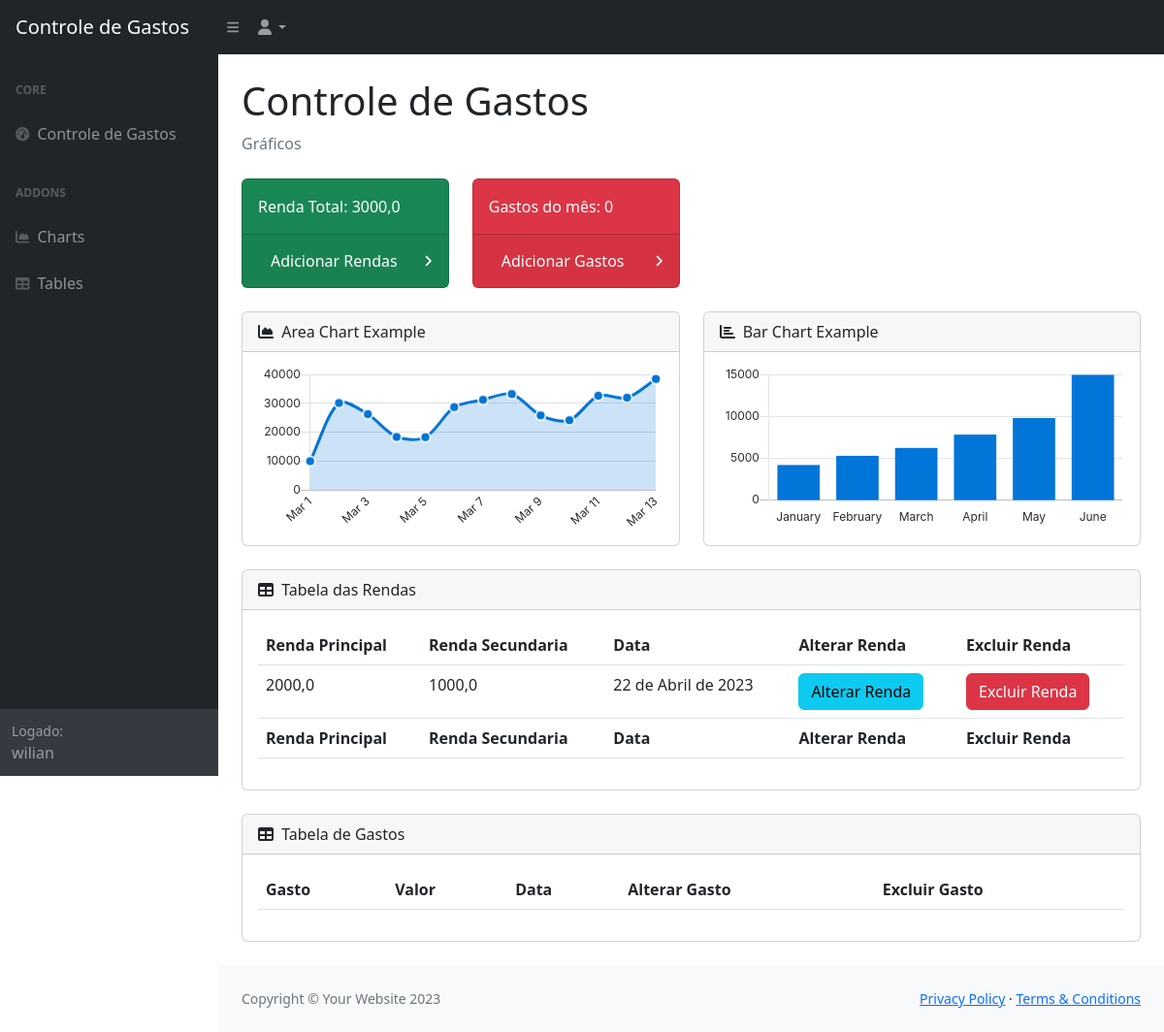
Before: /index/ (signed in) with the older database file.
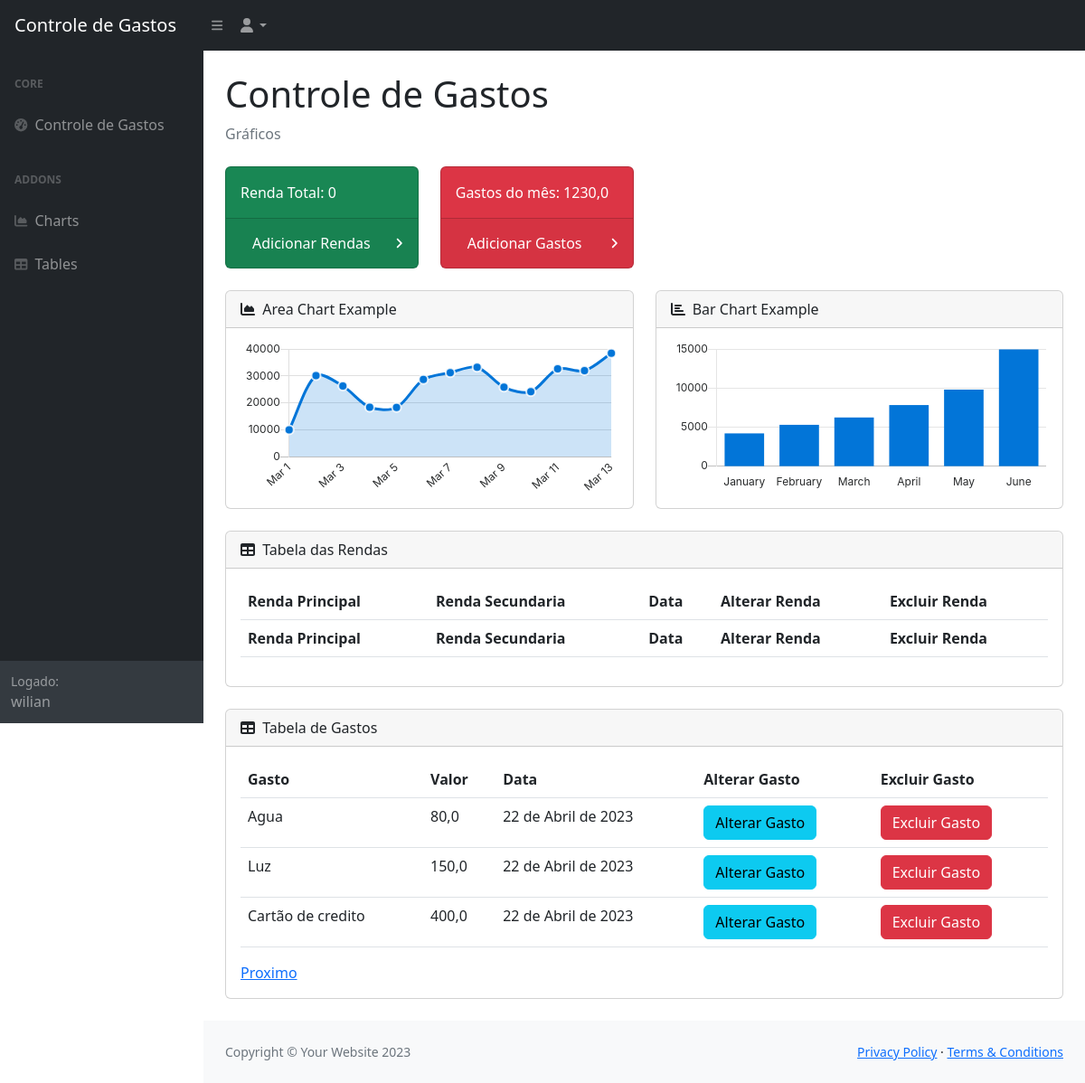
After: the same page with the newer database file.
### app_core/models.py (models this page shows, shortened)
class Usuario(models.Model):
    nome = models.CharField(max_length=50)
    email = models.EmailField()
    senha = models.CharField(max_length=60)
    renda_total = models.FloatField(default=0)
    class Meta:
        verbose_name = 'Usuario'
        verbose_name_plural = 'Usuarios'

class Rendas(models.Model):
    renda_principal = models.FloatField()
    renda_secundaria = models.FloatField(default=0)
    data = models.DateField(default=datetime.today())
    usuario = models.ForeignKey(Usuario, on_delete=models.CASCADE)
    class Meta:
        verbose_name = 'Renda'
        verbose_name_plural = 'Rendas'

class Gastos(models.Model):
    gasto = models.CharField(max_length=80)
    valor = models.FloatField()
    data = models.DateField(default=datetime.today())
    usuario = models.ForeignKey(Usuario, on_delete=models.CASCADE)
    class Meta:
        verbose_name = 'Gasto'
        verbose_name_plural = 'Gastos'

### app_core/views.py (the view)
# urls.py: path('index/', views.index, name='index'),
def index(request):
    if request.session.get('usuario'):
        usuario_logado = request.session.get('usuario')
        usuario = Usuario.objects.get(id=request.session['usuario'])
        rendas = Rendas.objects.filter(usuario=request.session['usuario'])
        renda_total = 0
        for renda in rendas:
            renda_total += renda.renda_principal
            renda_total += renda.renda_secundaria
        usuario.renda_total = renda_total
        usuario.save()
        form_renda = AdicionarRenda()
        form_renda.fields['usuario'].initial = request.session['usuario']
        gastos = Gastos.objects.filter(usuario=request.session['usuario'])
        mes_atual = datetime.today().month
        gasto_mes = 0
        for gasto in gastos:
            if gasto.data.month == mes_atual:
                gasto_mes += gasto.valor
        form_gasto = AdicionarGasto()
        form_gasto.fields['usuario'].initial = request.session['usuario']
        gasto_paginator = Paginator(gastos, 3)
        page_num_gasto = request.GET.get('page')
        page_gasto = gasto_paginator.get_page(page_num_gasto)
        return render(request, 'index.html', {'usuario_logado': usuario_logado,
                                              'usuario': usuario,
                                              'form_renda': form_renda,
                                              'rendas': rendas,
                                              'gastos': gastos,
                                              'form_gasto': form_gasto,
                                              'gasto_mes': gasto_mes,
                                              'page_gasto': page_gasto
        })
    else:
        redirect('/login/')

### app_core/templates/index.html (shortened to what this page needs)
{% extends 'base.html' %}
{% load static %}
{% block 'class_body' %}class="sb-nav-fixed"{% endblock 'class_body' %}
{% block 'conteudo' %}
        {% include 'menu.html' %}
        <div id="layoutSidenav">
                {% include 'lateral_menu.html' %}
            <div id="layoutSidenav_content">
                <main>
                    <div class="container-fluid px-4">
                        <h1 class="mt-4">Controle de Gastos</h1>
                        <ol class="breadcrumb mb-4">
                            <li class="breadcrumb-item active">Gráficos</li>
                        </ol>
                        <div class="row">
                            <div class="col-xl-3 col-md-6">
                                <div class="card bg-success text-white mb-4">
                                    <div class="card-body">Renda Total: {{usuario.renda_total}} </div>
                                    <div class="card-footer d-flex align-items-center justify-content-between">
                                        <a class="btn text-white stretched-link" data-bs-toggle="modal" data-bs-target="#modalAdicionarRenda">Adicionar Rendas</a>
                                        <div class="small text-white"><i class="fas fa-angle-right"></i></div>
                                    </div>
                                </div>
                            </div>
                            <div class="col-xl-3 col-md-6">
                                <div class="card bg-danger text-white mb-4">
                                    <div class="card-body">Gastos do mês: {{gasto_mes}} </div>
                                    <div class="card-footer d-flex align-items-center justify-content-between">
                                        <a class="btn text-white stretched-link" data-bs-toggle="modal" data-bs-target="#modalAdicionarGasto">Adicionar Gastos</a>
                                        <div class="small text-white "><i class="fas fa-angle-right"></i></div>
                                    </div>
                                </div>
                            </div>
                        </div>
                        <div class="row">
                            <div class="col-xl-6">
                                <div class="card mb-4">
                                    <div class="card-header">
                                        <i class="fas fa-chart-area me-1"></i>
                                        Area Chart Example
                                    </div>
                                    <div class="card-body"><canvas id="myAreaChart" width="100%" height="40"></canvas></div>
                                </div>
                            </div>
                            <div class="col-xl-6">
                                <div class="card mb-4">
                                    <div class="card-header">
                                        <i class="fas fa-chart-bar me-1"></i>
                                        Bar Chart Example
                                    </div>
                                    <div class="card-body"><canvas id="myBarChart" width="100%" height="40"></canvas></div>
                                </div>
                            </div>
                        </div>
                        {% include 'tables/table.html' %}
                    </div>
                </main>
                {% include 'footer.html' %}
            </div>
        </div>
{% endblock 'conteudo' %}

### app_core/templates/base.html (shortened to what this page needs)
{% load static %}
<!DOCTYPE html>
<html lang="pt-br">
    <head>
        <link href="https://cdn.jsdelivr.net/npm/simple-datatables@7.1.2/dist/style.min.css" rel="stylesheet" />
        <link href="{% static 'css/styles.css' %}" rel="stylesheet" />
    </head>
    <body {% block 'class_body' %}{% endblock 'class_body' %} >
        {% block 'conteudo' %}{% endblock 'conteudo' %}
    </body>
</html>

### app_core/templates/menu.html (shortened to what this page needs)
<nav class="sb-topnav navbar navbar-expand navbar-dark bg-dark">
    <a class="navbar-brand ps-3" href="{% url 'index' %}">Controle de Gastos</a>
    <button class="btn btn-link btn-sm order-1 order-lg-0 me-4 me-lg-0" id="sidebarToggle" href="#!"><i class="fas fa-bars"></i></button>
    <ul class="navbar-nav ms-auto ms-md-0 me-3 me-lg-4">
        <li class="nav-item dropdown">
            <a class="nav-link dropdown-toggle" id="navbarDropdown" href="#" role="button" data-bs-toggle="dropdown" aria-expanded="false"><i class="fas fa-user fa-fw"></i></a>
        </li>
    </ul>
</nav>

### app_core/templates/lateral_menu.html
<div id="layoutSidenav_nav">
    <nav class="sb-sidenav accordion sb-sidenav-dark" id="sidenavAccordion">
        <div class="sb-sidenav-menu">
            <div class="nav">
                <div class="sb-sidenav-menu-heading">Core</div>
                <a class="nav-link" href="{% url 'index' %}">
                    <div class="sb-nav-link-icon"><i class="fas fa-tachometer-alt"></i></div>
                    Controle de Gastos
                </a>
                <div class="sb-sidenav-menu-heading">Addons</div>
                <a class="nav-link" href="charts.html">
                    <div class="sb-nav-link-icon"><i class="fas fa-chart-area"></i></div>
                    Charts
                </a>
                <a class="nav-link" href="{% url 'tabela' %}">
                    <div class="sb-nav-link-icon"><i class="fas fa-table"></i></div>
                    Tables
                </a>
            </div>
        </div>
        {% if usuario_logado %}
            <div class="sb-sidenav-footer">
                <div class="small">Logado:</div>
                {{ usuario.nome }}
            </div>
        {% endif %}
    </nav>
</div>

### app_core/templates/tables/table.html (shortened to what this page needs)
{% load static %}
<div class="card mb-4">
    <div class="card-header">
        <i class="fas fa-table me-1"></i>
        Tabela das Rendas
    </div>
    <div class="card-body">
        <table class="table" id="datatablesSimple">
            <thead>
                <tr>
                    <th scope="col">Renda Principal</th>
                    <th scope="col">Renda Secundaria</th>
                    <th scope="col">Data</th>
                    <th scope="col">Alterar Renda</th>
                    <th scope="col">Excluir Renda</th>
                </tr>
            </thead>
            <tfoot>
                <tr>
                    <th scope="col">Renda Principal</th>
                    <th scope="col">Renda Secundaria</th>
                    <th scope="col">Data</th>
                    <th scope="col">Alterar Renda</th>
                    <th scope="col">Excluir Renda</th>
                </tr>
            </tfoot>
            <tbody>
                {% for renda in rendas %}
                    <tr>
                        <td> {{ renda.renda_principal }} </td>
                        <td> {{ renda.renda_secundaria }} </td>
                        <td> {{ renda.data }} </td>
                        <td><a href="{% url 'ver_renda' renda.id %}" class="btn btn-info">Alterar Renda</a></td>
                        <td><a href="{% url 'excluir_renda' renda.id %}" class="btn btn-danger">Excluir Renda</a></td>
                    </tr>
                {% endfor %}
            </tbody>
        </table>
    </div>
</div>
<div class="card mb-4">
    <div class="card-header">
        <i class="fas fa-table me-1"></i>
        Tabela de Gastos
    </div>
    <div class="card-body">
        <table class="table" id="datatablesSimple2">
            <thead>
                <tr>
                    <th scope="col">Gasto</th>
                    <th scope="col">Valor</th>
                    <th scope="col">Data</th>
                    <th scope="col">Alterar Gasto</th>
                    <th scope="col">Excluir Gasto</th>
                </tr>
            </thead>
            <tbody>
                {% for gasto in page_gasto.object_list %}
                    <tr>
                        <td> {{ gasto.gasto }} </td>
                        <td> {{ gasto.valor }} </td>
                        <td> {{ gasto.data }} </td>
                        <td><a href="{% url 'ver_gasto' gasto.id %}" class="btn btn-info">Alterar Gasto</a></td>
                        <td><a href="{% url 'excluir_gasto' gasto.id %}" class="btn btn-danger">Excluir Gasto</a></td>
                    </tr>
                {% endfor %}
            </tbody>
        </table>
        <div class="page-link">
            {% if page_gasto.has_next %}
                <a href="{% url 'index' %}?page={{ page_gasto.next_page_number }}">Proximo</a>
            {% endif %}
        </div>
    </div>
</div>

### app_core/templates/footer.html
<footer class="py-4 bg-light mt-auto">
    <div class="container-fluid px-4">
        <div class="d-flex align-items-center justify-content-between small">
            <div class="text-muted">Copyright &copy; Your Website 2023</div>
            <div>
                <a href="#">Privacy Policy</a>
                &middot;
                <a href="#">Terms &amp; Conditions</a>
            </div>
        </div>
    </div>
</footer>

Changed rows visible on the page:
removed Rendas: renda_principal "2000,0", renda_secundaria "1000,0", data "22 de Abril de 2023"
changed Usuario "wilian": renda_total "3000,0" → "0"
added Gastos: gasto "Agua", valor "80,0", data "22 de Abril de 2023"
added Gastos: gasto "Luz", valor "150,0", data "22 de Abril de 2023"
added Gastos: gasto "Cartão de credito", valor "400,0", data "22 de Abril de 2023"
Other visible differences:
{{ gasto_mes }}: "0" → "1230,0"
text now shown: "Proximo"
